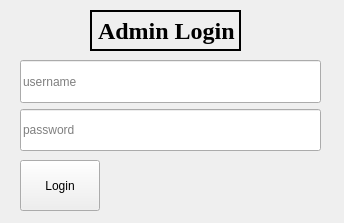
<?xml version="1.0" encoding="UTF-8"?>
<ui version="4.0">
 <author>Mahmoud Elshobaky</author>
 <class>Login</class>
 <widget class="QWidget" name="Login">
  <property name="geometry">
   <rect>
    <x>0</x>
    <y>0</y>
    <width>344</width>
    <height>223</height>
   </rect>
  </property>
  <property name="windowTitle">
   <string>MeX - Login</string>
  </property>
  <property name="windowIcon">
   <iconset resource="resources.qrc">
    <normaloff>:/img/img/logo.png</normaloff>:/img/img/logo.png</iconset>
  </property>
  <property name="styleSheet">
   <string notr="true"/>
  </property>
  <widget class="QLabel" name="label_6">
   <property name="geometry">
    <rect>
     <x>90</x>
     <y>10</y>
     <width>151</width>
     <height>41</height>
    </rect>
   </property>
   <property name="font">
    <font>
     <family>Times New Roman</family>
     <pointsize>18</pointsize>
     <weight>75</weight>
     <bold>true</bold>
    </font>
   </property>
   <property name="frameShape">
    <enum>QFrame::WinPanel</enum>
   </property>
   <property name="frameShadow">
    <enum>QFrame::Plain</enum>
   </property>
   <property name="lineWidth">
    <number>1</number>
   </property>
   <property name="midLineWidth">
    <number>0</number>
   </property>
   <property name="text">
    <string>Admin Login</string>
   </property>
  </widget>
  <widget class="QWidget" name="layoutWidget">
   <property name="geometry">
    <rect>
     <x>20</x>
     <y>60</y>
     <width>301</width>
     <height>91</height>
    </rect>
   </property>
   <layout class="QVBoxLayout" name="verticalLayout">
    <item>
     <widget class="QLineEdit" name="login_username">
      <property name="sizePolicy">
       <sizepolicy hsizetype="Expanding" vsizetype="Expanding">
        <horstretch>0</horstretch>
        <verstretch>0</verstretch>
       </sizepolicy>
      </property>
      <property name="placeholderText">
       <string>username</string>
      </property>
     </widget>
    </item>
    <item>
     <widget class="QLineEdit" name="login_password">
      <property name="sizePolicy">
       <sizepolicy hsizetype="Expanding" vsizetype="Expanding">
        <horstretch>0</horstretch>
        <verstretch>0</verstretch>
       </sizepolicy>
      </property>
      <property name="echoMode">
       <enum>QLineEdit::Password</enum>
      </property>
      <property name="placeholderText">
       <string>password</string>
      </property>
     </widget>
    </item>
   </layout>
  </widget>
  <widget class="QWidget" name="layoutWidget">
   <property name="geometry">
    <rect>
     <x>20</x>
     <y>160</y>
     <width>301</width>
     <height>51</height>
    </rect>
   </property>
   <layout class="QHBoxLayout" name="horizontalLayout">
    <item>
     <widget class="QPushButton" name="login_btn">
      <property name="sizePolicy">
       <sizepolicy hsizetype="Maximum" vsizetype="Minimum">
        <horstretch>0</horstretch>
        <verstretch>0</verstretch>
       </sizepolicy>
      </property>
      <property name="text">
       <string>Login</string>
      </property>
      <property name="autoDefault">
       <bool>true</bool>
      </property>
     </widget>
    </item>
    <item>
     <widget class="QLabel" name="login_error">
      <property name="sizePolicy">
       <sizepolicy hsizetype="Expanding" vsizetype="Preferred">
        <horstretch>0</horstretch>
        <verstretch>0</verstretch>
       </sizepolicy>
      </property>
      <property name="font">
       <font>
        <pointsize>12</pointsize>
        <weight>75</weight>
        <bold>true</bold>
       </font>
      </property>
      <property name="styleSheet">
       <string notr="true">QLabel {
color:rgb(255, 0, 0);
}</string>
      </property>
      <property name="text">
       <string/>
      </property>
      <property name="textFormat">
       <enum>Qt::RichText</enum>
      </property>
     </widget>
    </item>
   </layout>
  </widget>
 </widget>
 <resources>
  <include location="resources.qrc"/>
 </resources>
 <connections/>
</ui>
